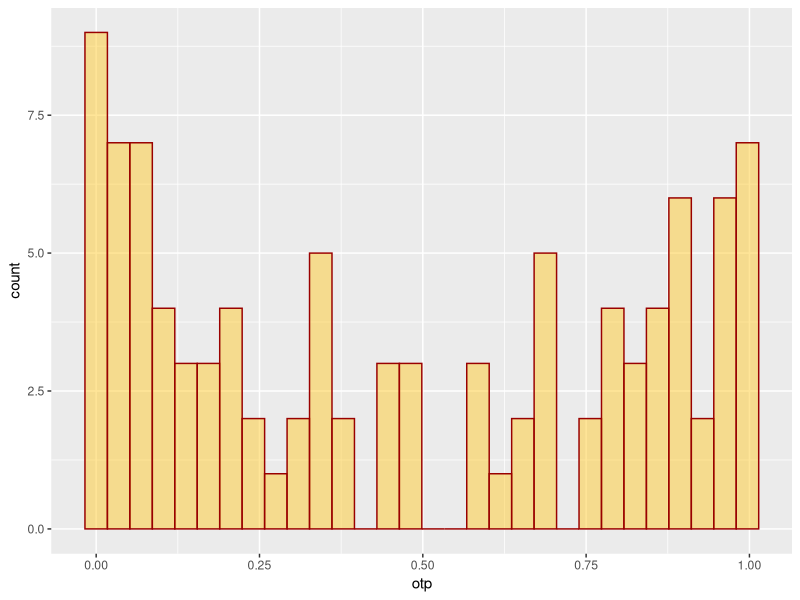
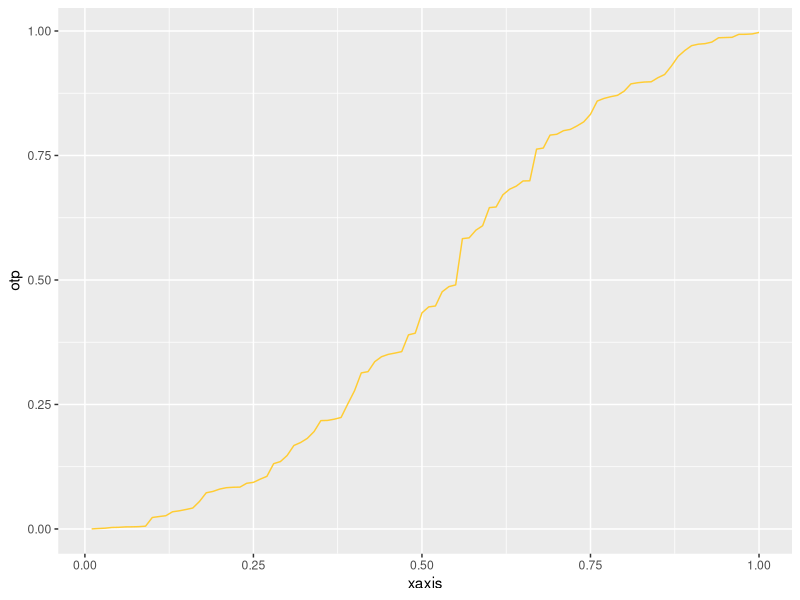
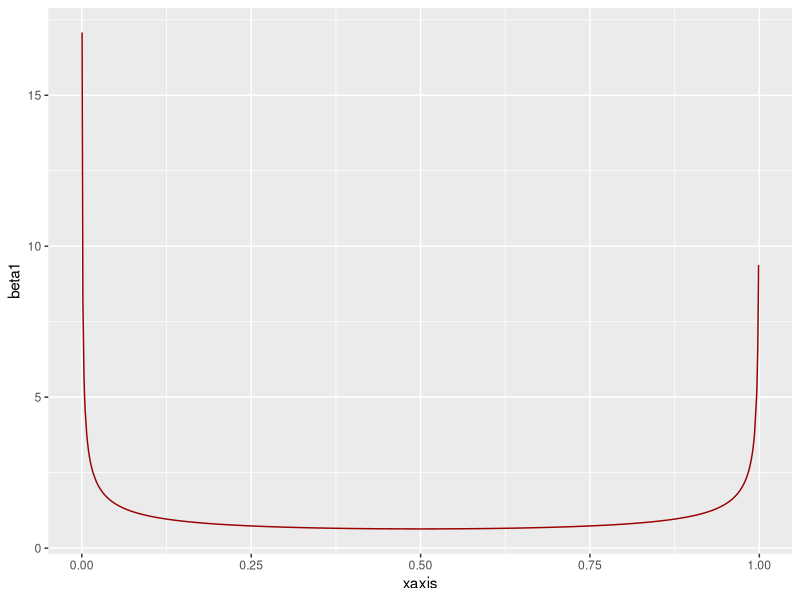

Recreate these plots in R, in order. (Note: this script raises an error after producing the figures.)
#scratches of drawing beta pdf by line graph
inp <-  c(0.5,0.5)
#about beta https://en.wikipedia.org/wiki/Beta_distribution
#use rbeta
otp <- rbeta(100,inp[1],inp[2])
otp <- sort(otp)
library(tidyr)
library(magrittr)
library(ggplot2)
ggplot() +geom_histogram(aes(x=otp),alpha=0.5,color='#990000',fill="#FFCC33")
xaxis <- seq(0.01,1,by=0.01)
ggplot() + geom_line(aes(x=xaxis,y=otp),color="#FFCC33")
#try dbeta
dbet <- dbeta(c(0.04,0.05),inp[1],inp[2])
#generate xas
colors <- c('#990000',"#33FF00","#FFCC33","#3399FF","#FF9933")
xaxis<- runif(1000,min=0,max=1)
beta1 <- dbeta(xaxis,inp[1],inp[2])
ggplot()+geom_line(aes(x=xaxis,y=beta1),color=colors[1],linetype=1)

#create vec to hold beta value and vec to hold colors
yvalue <- dbeta(xaxis,betas[[1]][1],betas[[1]][2])
type <- paste('alpha',as.character(betas[[1]][1]),'beta',as.character(betas[[1]][2]),sep=" ")
df.betas <- data.frame(yvalue,type)
yvalue <- data.frame()
for(i in 1:length(betas)){
  yvalue1 <- dbeta(xaxis,betas[[i]][1],betas[[i]][2])
  yvalue <- cbind.data.frame(yvalue,yvalue1)
  Alpha <- paste('alpha',as.character(betas[[i]][1]),sep=" ")
  Beta <- paste('beta',as.character(betas[[i]][2]),sep=" ")
  type <- paste(Alpha,Beta,sep = " ")
  toApp <- cbind.data.frame(yvalue,type)
  df.betas <- rbind.data.frame(df.betas,toApp)
  
}
betas <- list(c(0.5,0.5),c(5,1),c(1,3),c(2,2),c(2,5))
cbind.data.frame(df.betas,xaxis)
ggplot(data=df.betas,aes(x=xaxis,y=yvalue))+geom_line(color=type,alpha=0.5)
#https://stackoverflow.com/questions/31862933/storing-loop-output-in-a-dataframe-in-r
#https://stackoverflow.com/questions/7201341/how-can-two-strings-be-concatenated
library(reshape2)
yvalue <- data.frame(xaxis)
for (i in 1:length(betas)){
  yvalue1 <- dbeta(xaxis,betas[[i]][1],betas[[i]][2])
  yvalue <- cbind.data.frame(yvalue,yvalue1)
}
names(yvalue) <- c('x','{0.5,0.5}','{5,1}','{1,3}','{2,2}','{2,5}')
new.data <- melt(yvalue,id='x')
names(new.data) <- c('x','pair','value')
ggplot()+geom_line(data=new.data,aes(x=x,y=value,color=pair),size=1)+
  labs(color=expression('{'~alpha~','~beta~'}'),x="quertiles",y=expression("P.D.F of beta"),title=expression("Beta distribution P.D.F with pair value {"~alpha~','~beta~'}'))
#http://danialk.github.io/blog/2015/12/13/multiline-plots-in-r-using-ggplot2/

xaxis<- runif(1000,min=0,max=1)
rep.xaxis <- rep(xaxis,10)

betas <- list(c(0.5,0.5),c(5,1),c(1,3),c(2,2),c(2,5))
yvalue <- data.frame()
for(j in 1:2){
  for(i in 1:length(betas)){
    it <- rep(i,1000)
    if (j==1){
      Y <- dbeta(xaxis,betas[[i]][1],betas[[i]][2])
      cate <- rep('P.D.F of beta distribution',1000)
      holder <- cbind.data.frame(Y,it,cate)
    }else {
      Y <- pbeta(xaxis,betas[[i]][1],betas[[i]][2])
      cate <- rep('C.D.F of beta distribution',1000)
      holder <- cbind.data.frame(Y,it,cate)
    }
    yvalue <- rbind.data.frame(yvalue,holder)
}
}
yvalue <- cbind.data.frame(yvalue,rep.xaxis)
sc1 <- scale_y_continuous(Y,limits=c(0,1))
ggplot(data=yvalue)+geom_line(aes(x=rep.xaxis,y=Y),color="#FF0033")+
  facet_grid(it~cate)

yvalueYlab <- yvalue
yvalueYlab$it <- factor(yvalueYlab$it,labels=c("alpha,beta = {0.5,0.5}"))

ggplot(data=yvalueYlab)+geom_line(aes(x=rep.xaxis,y=Y),color=it)+
  facet_grid(it~cate)










